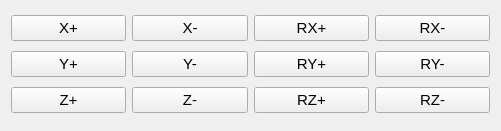
      <widget class="QWidget" name="layoutWidget_23">
       <property name="geometry">
        <rect>
         <x>380</x>
         <y>90</y>
         <width>501</width>
         <height>131</height>
        </rect>
       </property>
       <layout class="QGridLayout" name="RobotMoveGrid">
        <item row="1" column="3">
         <widget class="QPushButton" name="RobotXMinusBtn">
          <property name="font">
           <font>
            <pointsize>11</pointsize>
           </font>
          </property>
          <property name="text">
           <string>X-</string>
          </property>
         </widget>
        </item>
        <item row="4" column="5">
         <widget class="QPushButton" name="RobotRZMinusBtn">
          <property name="font">
           <font>
            <pointsize>11</pointsize>
           </font>
          </property>
          <property name="text">
           <string>RZ-</string>
          </property>
         </widget>
        </item>
        <item row="4" column="2">
         <widget class="QPushButton" name="RobotZPlusBtn">
          <property name="font">
           <font>
            <pointsize>11</pointsize>
           </font>
          </property>
          <property name="text">
           <string>Z+</string>
          </property>
         </widget>
        </item>
        <item row="3" column="4">
         <widget class="QPushButton" name="RobotRYPlusBtn">
          <property name="font">
           <font>
            <pointsize>11</pointsize>
           </font>
          </property>
          <property name="text">
           <string>RY+</string>
          </property>
         </widget>
        </item>
        <item row="1" column="5">
         <widget class="QPushButton" name="RobotRXMinusBtn">
          <property name="font">
           <font>
            <pointsize>11</pointsize>
           </font>
          </property>
          <property name="text">
           <string>RX-</string>
          </property>
         </widget>
        </item>
        <item row="1" column="4">
         <widget class="QPushButton" name="RobotRXPlusBtn">
          <property name="font">
           <font>
            <pointsize>11</pointsize>
           </font>
          </property>
          <property name="text">
           <string>RX+</string>
          </property>
         </widget>
        </item>
        <item row="3" column="3">
         <widget class="QPushButton" name="RobotYMinusBtn">
          <property name="font">
           <font>
            <pointsize>11</pointsize>
           </font>
          </property>
          <property name="text">
           <string>Y-</string>
          </property>
         </widget>
        </item>
        <item row="4" column="3">
         <widget class="QPushButton" name="RobotZMinusBtn">
          <property name="font">
           <font>
            <pointsize>11</pointsize>
           </font>
          </property>
          <property name="text">
           <string>Z-</string>
          </property>
         </widget>
        </item>
        <item row="1" column="2">
         <widget class="QPushButton" name="RobotXPlusBtn">
          <property name="font">
           <font>
            <pointsize>11</pointsize>
           </font>
          </property>
          <property name="text">
           <string>X+</string>
          </property>
         </widget>
        </item>
        <item row="3" column="2">
         <widget class="QPushButton" name="RobotYPlusBtn">
          <property name="font">
           <font>
            <pointsize>11</pointsize>
           </font>
          </property>
          <property name="text">
           <string>Y+</string>
          </property>
         </widget>
        </item>
        <item row="4" column="4">
         <widget class="QPushButton" name="RobotRZPlusBtn">
          <property name="font">
           <font>
            <pointsize>11</pointsize>
           </font>
          </property>
          <property name="text">
           <string>RZ+</string>
          </property>
         </widget>
        </item>
        <item row="3" column="5">
         <widget class="QPushButton" name="RobotRYMinusBtn">
          <property name="font">
           <font>
            <pointsize>11</pointsize>
           </font>
          </property>
          <property name="text">
           <string>RY-</string>
          </property>
         </widget>
        </item>
       </layout>
      </widget>
